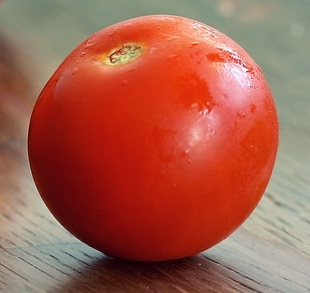
#> input picture tomat-single.jpg, 310 x 293 px
$ python foye_1.py   (Python 2 division)
#> lines starting #> are read from the running program, lines starting #| are printed output that depends on the picture
import cv2
import numpy as np
from matplotlib import pyplot as plt

# size filter
size = 30
# baca image
img = cv2.imread('tomat-single.jpg',0)
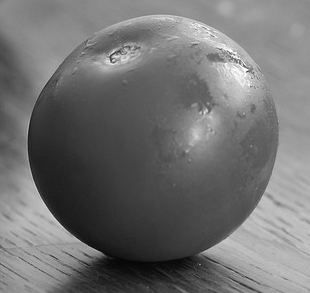
#> img: shape (293, 310); min 6, max 253, mean 113.1
# ubah image dengan spasial domain menjadi frequency domain
f = np.fft.fft2(img)

fshift = np.fft.fftshift(f)
# hitung spectrum
magnitude_spectrum = 20*np.log(np.abs(fshift))
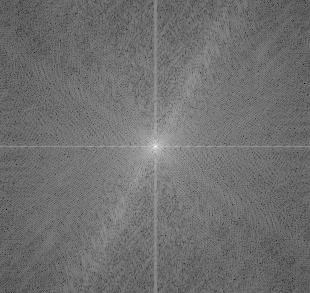
#> magnitude_spectrum: shape (293, 310) float64; min 4.47, max 322.9, mean 144.5; drawn with min black and max white

# gambanrkan image
plt.subplot(121),plt.imshow(img, cmap = 'gray')
# Labelling image
plt.title('Input Image'), plt.xticks([]), plt.yticks([])
# gambarkan hasil spectrum
plt.subplot(122),plt.imshow(magnitude_spectrum, cmap = 'gray')
# Labelling image
plt.title('Magnitude Spectrum'), plt.xticks([]), plt.yticks([])

# tampilkan gambar
plt.show()
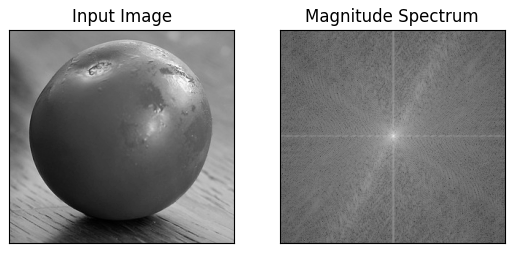
#> figure drawn by matplotlib, 2 panels

# ambil row and column
rows, cols = img.shape
#> rows = 293; cols = 310

# bagi dua row kolom
crow,ccol = rows/2 , cols/2
#> crow = 146; ccol = 155

# hitung f_ishift
fshift[crow-size:crow+size, ccol-size:ccol+size] = 0

# kembalikan image dengan inverse fourier transform shift
f_ishift = np.fft.ifftshift(fshift)
# kembalikan image
img_back = np.fft.ifft2(f_ishift)
# jadikan domain frequency menjadi spatial domain kembali
img_back = np.abs(img_back)
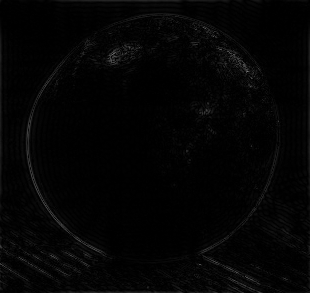
#> img_back: shape (293, 310) float64; min 0.00386, max 119.3, mean 4.5

# tampilkan hasil gambar.
# tampilkan image awal
plt.subplot(131),plt.imshow(img, cmap = 'gray')
# labelling
plt.title('Input Image'), plt.xticks([]), plt.yticks([])
# tampilkan hasil magnitude filter
plt.subplot(132),plt.imshow(20*np.log(np.abs(fshift)), cmap = 'gray')
# labelling
plt.title('Magnitude filter'), plt.xticks([]), plt.yticks([])
# tampilkan hasil image inverse
plt.subplot(133),plt.imshow(img_back, cmap = 'gray')
# labelling
plt.title('Image after HPF'), plt.xticks([]), plt.yticks([])
# tampilkan image
plt.show()
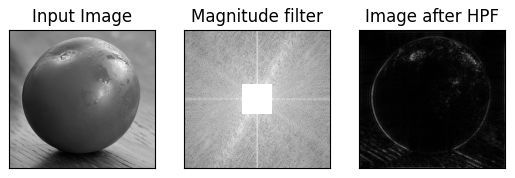
#> figure drawn by matplotlib, 3 panels

# hasil kembalian
cv2.imshow('res2',img_back)
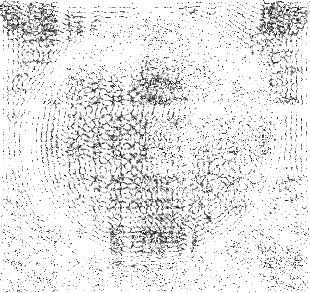
#> window 'res2': shape (293, 310); min 0, max 255, mean 231.9
cv2.waitKey(0)
cv2.destroyAllWindows()
